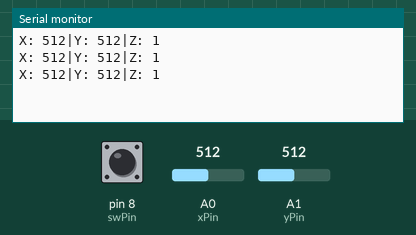
Simulated run of this sketch. Board: Arduino Uno, built with avr-gcc and run on an emulated ATmega328P. Parts: the last lines printed to the serial monitor. Inputs (shaded band) come from the test bench; at power-on: A0 (xPin) = 512, A1 (yPin) = 512, pin 8 (swPin) HIGH.

Above: at 1.3 s.
1.4 s: A0 (xPin) set to 716
At 1.9 s:
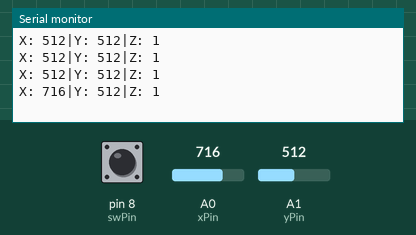
2.9 s: A1 (yPin) set to 716
At 3.4 s:
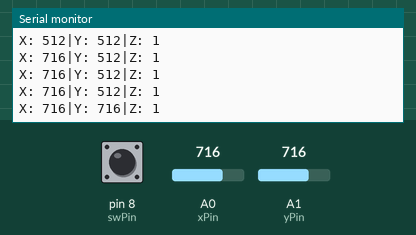
4.4 s: pin 8 (swPin) pulled LOW for 0.6 s
At 4.9 s:
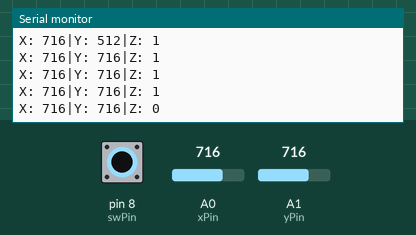
6.5 s: A0 (xPin) set to 900
At 6.9 s:
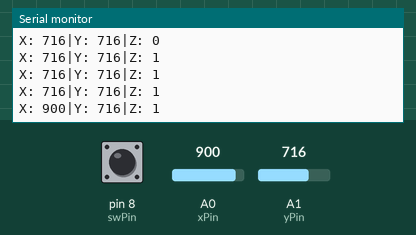
8.0 s: pin 8 (swPin) pulled LOW for 1 s
At 8.4 s:
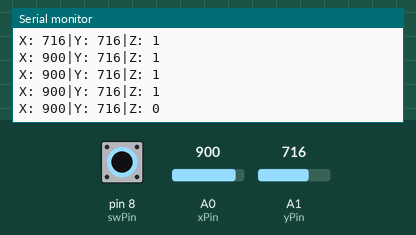
10.5 s: A1 (yPin) set to 900
At 10.9 s:
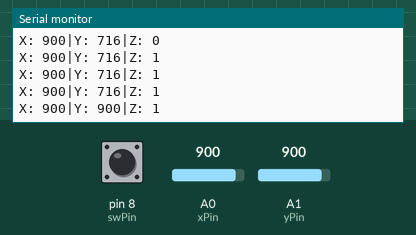
Timing chart, 0 to 13.0 s (numbered marks = the images above; inputs shaded):
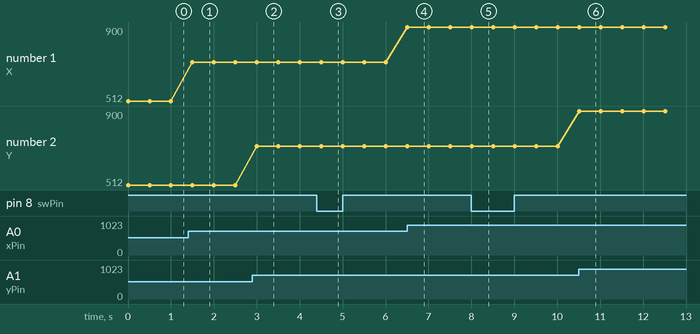

The sketch:

PS2_Joystick.ino
```cpp
int xPin = A0;
int yPin = A1;
int swPin = 8;

// the setup function runs once when you press reset or power the board
void setup() {
	pinMode(swPin, INPUT);
	digitalWrite(swPin, HIGH);
	Serial.begin(9600);
}

// the loop function runs over and over again until power down or reset
void loop() {
	Serial.print("X: ");
	Serial.print(analogRead(xPin), DEC);
	Serial.print("|Y: ");
	Serial.print(analogRead(yPin), DEC);
	Serial.print("|Z: ");
	Serial.println(digitalRead(swPin));
	delay(500);
}
```

Measured:
- after the input at 1.4 s, the serial monitor: prints a new line after 0.10 s (image 1)
- after the input at 2.9 s, the serial monitor: prints a new line after 0.10 s (image 2)
- after the input at 4.4 s, the serial monitor: prints a new line after 0.11 s (image 3)
- after the input at 6.5 s, the serial monitor: prints a new line at once (image 4)
- after the input at 8.0 s, the serial monitor: prints a new line at once (image 5)
- after the input at 10.5 s, the serial monitor: prints a new line at once (image 6)
- plotted number 1: 512 → 716 after the input at 1.4 s, 716 → 900 after the input at 6.5 s
